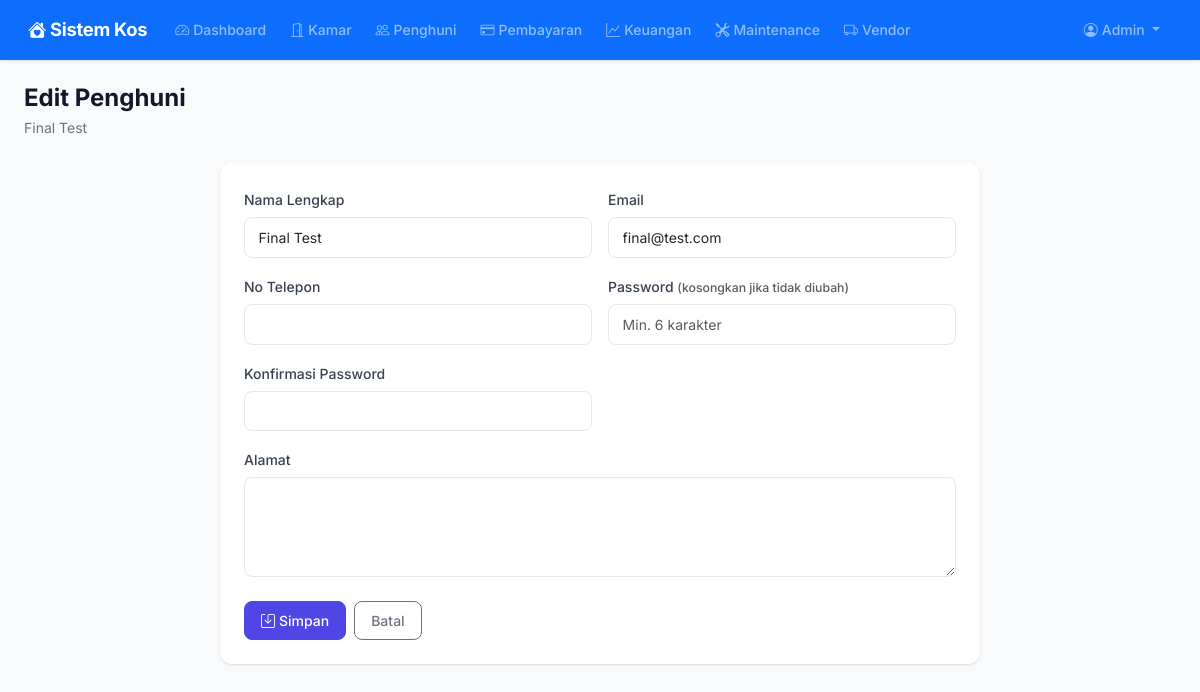
/clients/edit/7 (signed in), run on the app's committed database.
### models.py (models this page shows, shortened)
class User(UserMixin, db.Model):
    __tablename__ = "users"
    id = db.Column(db.Integer, primary_key=True)
    username = db.Column(db.String(80), unique=True, nullable=False)
    email = db.Column(db.String(120), unique=True, nullable=False)
    password_hash = db.Column(db.String(256), nullable=False)
    role = db.Column(db.String(20), nullable=False, default="client")
    nama_lengkap = db.Column(db.String(150), nullable=False)
    no_telepon = db.Column(db.String(20))
    alamat = db.Column(db.Text)
    is_active = db.Column(db.Boolean, default=True)
    created_at = db.Column(db.DateTime, default=datetime.utcnow)
    bookings = db.relationship("Booking", backref="client", lazy="dynamic")
    notifications = db.relationship("Notification", backref="user", lazy="dynamic")

### routes/clients.py (the view, shortened to what this page needs)
@clients_bp.route("/edit/<int:id>", methods=["GET", "POST"])
@login_required
def edit(id):
    if current_user.role not in ("admin", "management"):
        flash("Akses ditolak.", "danger")
        return redirect(url_for("dashboard.index"))
    client = User.query.get_or_404(id)
    return render_template("clients/edit.html", client=client)

### app.py (called while the page is built)
def create_app():
    app = Flask(__name__)
    app.config.from_object("config.Config")
    db.init_app(app)
    login_manager.init_app(app)
    csrf.init_app(app)
    login_manager.login_view = "auth.login"
    login_manager.login_message = "Silakan login terlebih dahulu."
    from models import User
    @login_manager.user_loader
    def load_user(user_id):
        return User.query.get(int(user_id))
    @app.context_processor
    def inject_now():
        from datetime import datetime
        return {"now": datetime.now()}
    @app.context_processor
    def inject_utility():
        from datetime import date
        return {"date_today": date.today()}
    from routes import register_routes
    register_routes(app)
    with app.app_context():
        db.create_all()
    return app

### templates/clients/edit.html (shortened to what this page needs)
{% extends "base.html" %}
{% block content %}
<div class="page-header">
    <h1>Edit Penghuni</h1>
    <p>{{ client.nama_lengkap }}</p>
</div>
<div class="row justify-content-center">
    <div class="col-lg-8">
        <div class="card border-0">
            <div class="card-body p-4">
                <form method="POST" action="">
                    <div class="row g-3">
                        <div class="col-md-6">
                            <label class="form-label">Nama Lengkap</label>
                            <input type="text" name="nama_lengkap" class="form-control" value="{{ client.nama_lengkap }}" required>
                        </div>
                        <div class="col-md-6">
                            <label class="form-label">Email</label>
                            <input type="email" name="email" class="form-control" value="{{ client.email }}" required>
                        </div>
                        <div class="col-md-6">
                            <label class="form-label">No Telepon</label>
                            <input type="text" name="no_telepon" class="form-control" value="{{ client.no_telepon or '' }}">
                        </div>
                        <div class="col-md-6">
                            <label class="form-label">Password <small class="text-muted">(kosongkan jika tidak diubah)</small></label>
                            <input type="password" name="password" class="form-control" placeholder="Min. 6 karakter">
                        </div>
                        <div class="col-md-6">
                            <label class="form-label">Konfirmasi Password</label>
                            <input type="password" name="confirm_password" class="form-control">
                        </div>
                        <div class="col-12">
                            <label class="form-label">Alamat</label>
                            <textarea name="alamat" class="form-control">{{ client.alamat or '' }}</textarea>
                        </div>
                    </div>
                    <div class="d-flex gap-2 mt-4">
                        <button type="submit" class="btn btn-primary">
                            <i class="bi bi-save me-1"></i>Simpan
                        </button>
                        <a href="{{ url_for('clients.detail', id=client.id) }}" class="btn btn-outline-secondary">Batal</a>
                    </div>
                </form>
            </div>
        </div>
    </div>
</div>
{% endblock %}

### templates/base.html (shortened to what this page needs)
<!DOCTYPE html>
<html lang="id">
<head>
    <link href="https://cdn.jsdelivr.net/npm/bootstrap@5.3.2/dist/css/bootstrap.min.css" rel="stylesheet">
    <link rel="stylesheet" href="https://cdn.jsdelivr.net/npm/bootstrap-icons@1.11.3/font/bootstrap-icons.min.css">
    <link rel="stylesheet" href="{{ url_for('static', filename='css/style.css') }}">
</head>
<body>
    {% if current_user.is_authenticated %}
    <nav class="navbar navbar-expand-lg navbar-dark bg-primary sticky-top">
        <div class="container-fluid">
            <a class="navbar-brand fw-bold" href="{{ url_for('dashboard.index') }}">
                <i class="bi bi-house-heart-fill me-1"></i>Sistem Kos
            </a>
            <div class="collapse navbar-collapse" id="navbarNav">
                {% if current_user.role in ('admin', 'management') %}
                <ul class="navbar-nav me-auto">
                    <li class="nav-item"><a class="nav-link" href="{{ url_for('dashboard.admin') }}"><i class="bi bi-speedometer2 me-1"></i>Dashboard</a></li>
                    <li class="nav-item"><a class="nav-link" href="{{ url_for('rooms.index') }}"><i class="bi bi-door-open me-1"></i>Kamar</a></li>
                    <li class="nav-item"><a class="nav-link" href="{{ url_for('clients.index') }}"><i class="bi bi-people me-1"></i>Penghuni</a></li>
                    <li class="nav-item"><a class="nav-link" href="{{ url_for('payments.index') }}"><i class="bi bi-credit-card me-1"></i>Pembayaran</a></li>
                    <li class="nav-item"><a class="nav-link" href="{{ url_for('accounting.index') }}"><i class="bi bi-graph-up me-1"></i>Keuangan</a></li>
                    <li class="nav-item"><a class="nav-link" href="{{ url_for('maintenance.index') }}"><i class="bi bi-tools me-1"></i>Maintenance</a></li>
                    <li class="nav-item"><a class="nav-link" href="{{ url_for('maintenance.vendor_index') }}"><i class="bi bi-truck me-1"></i>Vendor</a></li>
                </ul>
                {% endif %}
                <ul class="navbar-nav">
                    <li class="nav-item dropdown">
                        <a class="nav-link dropdown-toggle" href="#" role="button" data-bs-toggle="dropdown">
                            <i class="bi bi-person-circle me-1"></i>{{ current_user.nama_lengkap.split()[0] }}
                        </a>
                    </li>
                </ul>
            </div>
        </div>
    </nav>
    {% endif %}
    <main class="main-content">
        {% block content %}{% endblock %}
    </main>
</body>
</html>

### static/css/style.css (style rules this page uses)
:root { --primary: #4f46e5; --primary-dark: #4338ca; --primary-light: #eef2ff; --success: #10b981; --warning: #f59e0b; --danger: #ef4444; --info: #3b82f6; --gray-50: #f9fafb; --gray-100: #f3f4f6; --gray-200: #e5e7eb; --gray-300: #d1d5db; --gray-400: #9ca3af; --gray-500: #6b7280; --gray-600: #4b5563; --gray-700: #374151; --gray-800: #1f2937; --gray-900: #111827; --radius: 12px; --radius-sm: 8px; --shadow: 0 1px 3px rgba(0,0,0,.08), 0 1px 2px rgba(0,0,0,.06); --shadow-md: 0 4px 6px rgba(0,0,0,.07), 0 2px 4px rgba(0,0,0,.06); --shadow-lg: 0 10px 15px rgba(0,0,0,.1), 0 4px 6px rgba(0,0,0,.05); }
* { box-sizing: border-box; }
body { font-family: 'Inter', -apple-system, BlinkMacSystemFont, sans-serif; background: var(--gray-50); color: var(--gray-800); line-height: 1.6; }
.navbar { padding: .65rem 1rem; box-shadow: var(--shadow); }
.navbar-brand { font-size: 1.15rem; letter-spacing: -.3px; }
.nav-link { font-size: .875rem; font-weight: 500; padding: .5rem .75rem !important; border-radius: var(--radius-sm); transition: all .15s; }
.main-content { min-height: calc(100vh - 56px); padding: 1.5rem; }
.card { border: none; border-radius: var(--radius); box-shadow: var(--shadow); transition: box-shadow .2s; }
.card-body { padding: 1.25rem; }
.btn { font-weight: 500; font-size: .875rem; padding: .5rem 1rem; border-radius: var(--radius-sm); transition: all .15s; }
.btn-primary { background: var(--primary); border-color: var(--primary); }
.form-control, .form-select { border: 1.5px solid var(--gray-200); border-radius: var(--radius-sm); padding: .55rem .85rem; font-size: .875rem; transition: border-color .15s; }
.form-label { font-weight: 500; font-size: .875rem; color: var(--gray-700); margin-bottom: .35rem; }
textarea.form-control { min-height: 100px; }
.page-header { margin-bottom: 1.5rem; }
.page-header h1 { font-size: 1.5rem; font-weight: 700; color: var(--gray-900); margin: 0; }
.page-header p { font-size: .875rem; color: var(--gray-500); margin: .25rem 0 0 0; }

### data on the page
User: nama_lengkap "Admin"
User: nama_lengkap "Final Test", email "final@test.com"
